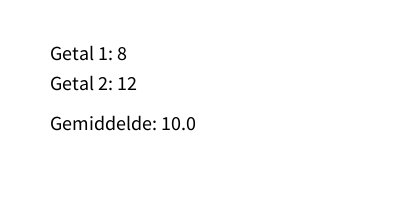
Frame 1 (no input)
Frame 60 (the mouse pressed at the canvas centre just before this capture): identical to frame 1, image omitted
Frame 120 (the mouse held since frame 60 and released just before this capture): identical to frame 1, image omitted

The Processing sketch that drew this single still picture (run headless with seeded random() and noise(); from frame 60 on, the mouse is pressed at the canvas centre):

// Processing sketch: sketch_251001a
// ── sketch_251001a.pde
int getal1 = 8;    
int getal2 = 12;   
float gemiddelde;  

void setup() {
  size(400, 200);
  gemiddelde = (getal1 + getal2) / 2.0;
}

void draw() {
  background(255); 
  fill(0);         
  textSize(20);
  

  text("Getal 1: " + getal1, 50, 60);
  text("Getal 2: " + getal2, 50, 90);
  text("Gemiddelde: " + gemiddelde, 50, 130);
}
